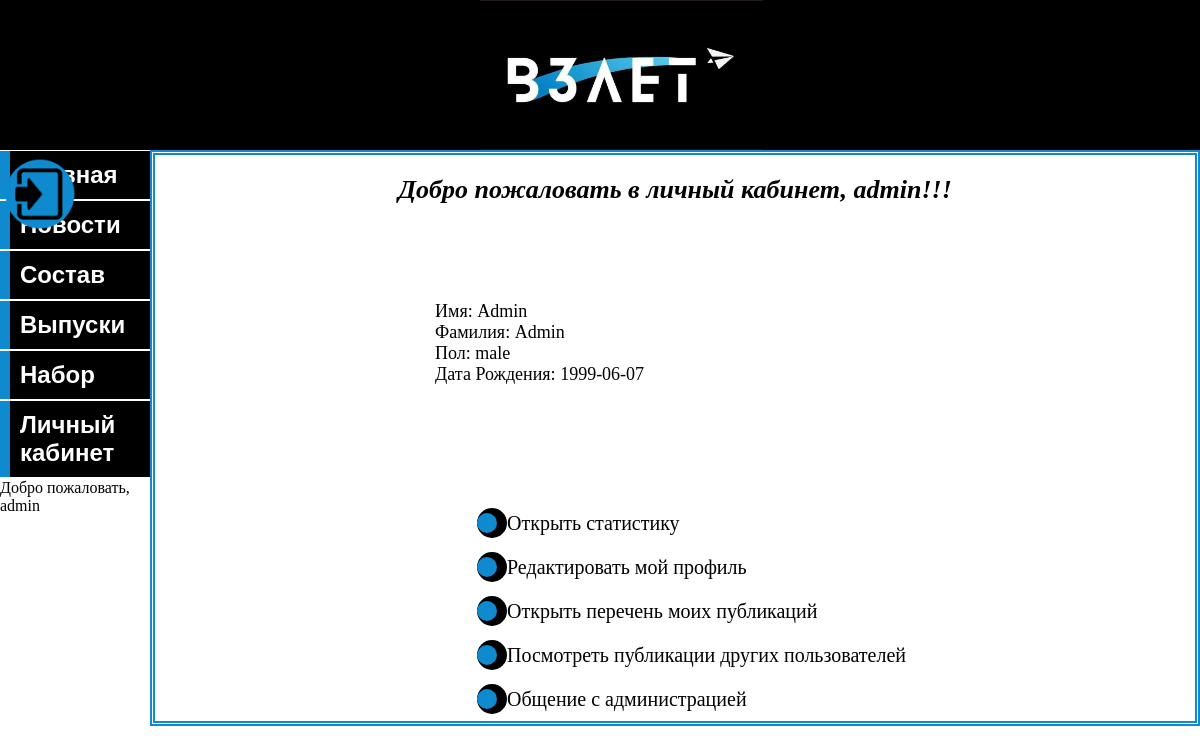
Screenshot of /personal.php (signed in) with the database file from the repository.
### tables this page shows
CREATE TABLE `user_profile` (
  `id_p` int(11) NOT NULL,
  `id_u` int(11) NOT NULL,
  `name` varchar(100) NOT NULL,
  `surname` varchar(100) NOT NULL,
  `sex` varchar(10) NOT NULL,
  `birth` date NOT NULL,
  `subscribe` varchar(10) NOT NULL,
  `sub_start` date NOT NULL,
  `sub_end` date NOT NULL,
  `hobby` text NOT NULL
);

### personal.php (the view, shortened to what this page needs)
<!DOCTYPE html>
<html>
  <head>
    <link rel="stylesheet" href="css/master.css">
    <link rel="stylesheet" href="css/main.css">
    <link rel="stylesheet" href="css/spis.css">
    <link rel="stylesheet" href="css/profile.css">
  </head>
  <body>
    <?php
    $user = $_SESSION['uname'];
    include 'php/connect.php';
    $result = mysqli_query($connection, "SELECT * FROM user_profile INNER JOIN users on id_u=id_users WHERE username='$user' ");
    $arrResult = mysqli_fetch_assoc($result);
    ?>
    <header>
      <img class="logo" src="attach/1.jpg" >
      <a href="php/repath.php"><img class="exitpic" src="attach/exit.png"></a>
    </header>
    <article class="main">
      <div class="menu">
        <ul class="navbar">
          <li><a href="index.php">Главная</a></li>
          <li><a href="news.php">Новости</a></li>
          <li><a href="party.php">Состав</a></li>
          <li><a href="collection.php">Выпуски</a></li>
          <li><a href="contact.php">Набор</a></li>
          <li><a href="personal.php">Личный кабинет</a></li>
            <li id="222">Добро пожаловать, <?php  echo $user ?> </li>
      </ul>
      </div>
      <div class="content">
        <h1><i>Добро пожаловать в личный кабинет, <?php echo $user  ?>!!! </i></h1><br><br>
        <div class="profile">
          <div class="row1">
            <?php
              echo "Имя: $arrResult[name]  <br>Фамилия: $arrResult[surname]<br> Пол: $arrResult[sex]<br>Дата Рождения:  $arrResult[birth] ";
               ?>
          </div>
        </div>
         <div class="row3">
           <?php
           echo "<ul class='ball'>";
              if($user=='admin'){
                echo "<li><a href='stat.php'>Открыть статистику</a></li>";
              }
              echo "<li><a href=php/profileUser.php?id_p=$arrResult[id_p]>Редактировать мой профиль</a></li>
             <li><a href=myInfo.php?name=$user>Открыть перечень моих публикаций</a></li>
             <li><a href='usersList.php'>Посмотреть публикации других пользователей</a></li>
             <li><a href='chat.php'>Общение с администрацией</a></li>
         </ul>"
            ?>
         </div>
      </div>
    </article>
  </body>
</html>

### css/master.css (style rules this page uses)
h1 { text-align: center; padding-top: 20px; font-size: 26px; font-style: italic; }

### css/main.css (style rules this page uses)
* { margin: 0; }
header { height: 150px; background-color: black; }
.logo { height: 150px; padding-left: 40%; margin-right: 30%; }
.exitpic { height: 80px; padding-bottom: 2%; }
.menu { float: left; }
.navbar { margin: 0; padding: 0; list-style-type: none; width: 150px; }
.navbar a { font-family: sans-serif; background-color: black; color: #fff; padding: 10px; font-size: 24px; text-decoration: none; font-weight: bold; border-left: 10px solid rgb(15, 138, 206); display: block; }
.navbar li { border-top: 1px solid #fff; border-bottom: 1px solid #fff; }
.content { border: 5px double rgb(15, 138, 206); margin-left: 150px; }

### css/spis.css (style rules this page uses)
.ball a { width: 100%; color: Black; text-decoration: none; display: inline-block; height: 44px; line-height: 44px; font-size: 20px; position: relative; transition: .3s linear; }
.ball a:before { content: ""; width: 30px; height: 30px; border-radius: 50%; background: black; position: absolute; left: -30px; top: 7px; }
.ball li { position: relative; }
.ball li:before { content: ""; width: 20px; height: 20px; border-radius: 50%; background: rgb(15, 138, 206); position: absolute; top: 12px; left: -30px; z-index: 2; transition: .4s ease-in-out; }

### css/profile.css (style rules this page uses)
.profile { width: 800px; height: 260px; margin-left: 25%; font-size: 18px; }
.row1 { padding-top: 40px; width: 360px; height: 200px; font-size: 18px; padding-top: 60px; padding-left: 20px; float: left; }
.row3 { margin-left: 30%; }

### rows the page displays
user_profile: name "Admin", surname "Admin", sex "male", birth "1999-06-07"

### other values shown
$user "admin"
